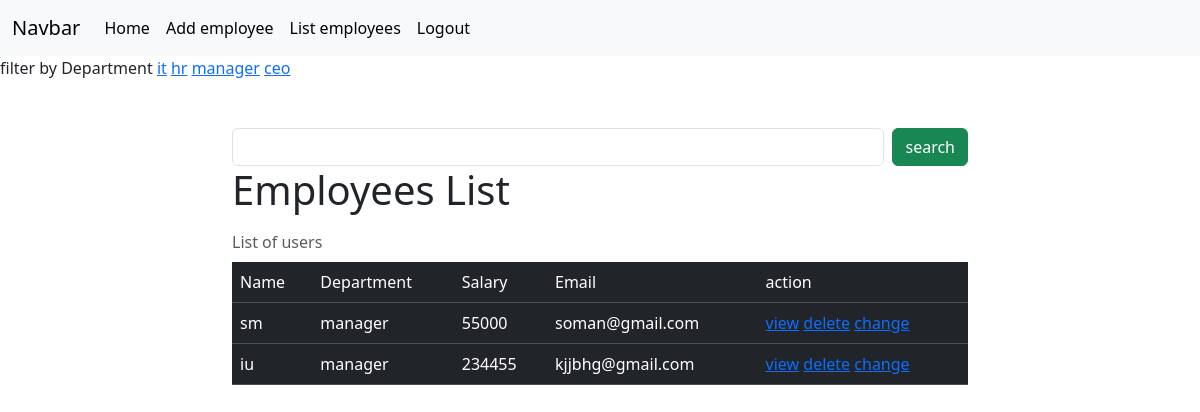
The page /employees/all?department=manager (signed in) on the database its author committed.
### crm/models.py (models this page shows, shortened)
class Employees(models.Model):
    name=models.CharField(max_length=200)
    department=models.CharField(max_length=200)
    salary=models.PositiveIntegerField()
    email=models.EmailField(unique=True)
    age=models.PositiveIntegerField(null=True)
    contact=models.CharField(null=True,max_length=200)
    profile_pic=models.ImageField(upload_to="images",null=True,blank=True)
    dob=models.DateField(null=True,blank=True)

### crm/views.py (the view, shortened to what this page needs)
# urls.py: path('employees/all',views.EmployeeListView.as_view(),name="emp-all"),
@method_decorator(signin_required,name="dispatch")
class EmployeeListView(View):
    def get(self,request,*args,**kwargs):
            qs=Employees.objects.all()
            departments=Employees.objects.all().values_list("department",flat=True).distinct
            print(departments)
            if "department" in request.GET:
                dept=request.GET.get("department")
                qs=qs.filter(department__iexact=dept)
            return render(request,"emp_list.html",{"data":qs,"departments":departments})

### crm/views.py (called while the page is built)
def signin_required(fn):
    def wrapper(request,*args,**kwargs):
        if not request.user.is_authenticated:
            messages.error(request,"invalid session")
            return redirect("signin")
        else:
            return fn(request,*args,**kwargs)
    return wrapper

### crm/templates/emp_list.html (shortened to what this page needs)
{%extends 'base.html'%}
{%block body_block%}
<div>
    filter by Department
    {%for dep in departments%}
        <a href="{%url 'emp-all'%}?department={{dep}}">{{dep}}</a>
    {%endfor%}
</div>
<div class="container mt-5">
    <div class="row">
        <div class="col-2"></div>
        <div class="col-8 ">
            <form action="" method="post">
                <div class="d-flex">
                    <input type="text" name="box" class="form-control me-2">
                    <button type="submit" class="btn btn-success">search</button>
                </div>
            </form>
        </div>
    </div>
</div>
<div class="container">
    <div class="row">
        <div class="col-2"></div>
        <div class="col-8">
            <table class="table table-dark table-stripped caption-top">
                <caption>List of users</caption>
                    <tr>
                        <td>Name</td>
                        <td>Department</td>
                        <td>Salary</td>
                        <td>Email</td>
                        <td>action</td>
                        <h1>Employees List</h1>
                    </tr>
                    {%for emp in data%}
                     <tr>
                       <td>{{emp.name}}</td>
                       <td>{{emp.department}}</td>
                       <td>{{emp.salary}}</td>
                       <td>{{emp.email}}</td>
                       <td>
                        <a href="{%url 'emp-detail' emp.id%}">view</a>
                        <a href="{%url 'emp-delete' emp.id%}">delete</a>
                        <a href="{%url 'emp-edit' emp.id%}">change</a>
                       </td>
                    </tr>
                    {%endfor%}
            </table>
        </div>
        <div class="col-2"></div>
    </div>
</div>
{%endblock%}

### rows shown on the page
Employees: name "sm", department "manager", salary "55000", email "soman@gmail.com"
Employees: name "iu", department "manager", salary "234455", email "kjjbhg@gmail.com"

### other values the page prints
{{ dep }} "it" "hr" "manager" "ceo"
